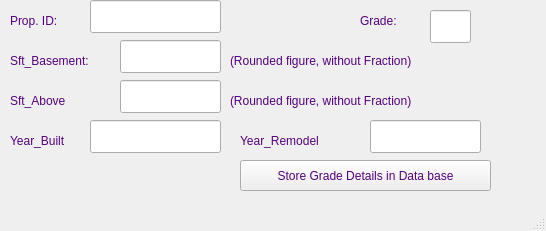
<?xml version="1.0" encoding="UTF-8"?>
<ui version="4.0">
 <class>MainWindow</class>
 <widget class="QMainWindow" name="MainWindow">
  <property name="geometry">
   <rect>
    <x>0</x>
    <y>0</y>
    <width>546</width>
    <height>231</height>
   </rect>
  </property>
  <property name="windowTitle">
   <string>Property Grade Details</string>
  </property>
  <property name="styleSheet">
   <string notr="true">color: rgb(85, 0, 127);
font: 75 12pt &quot;MS Shell Dlg 2&quot;;</string>
  </property>
  <widget class="QWidget" name="centralwidget">
   <widget class="QLabel" name="label">
    <property name="geometry">
     <rect>
      <x>10</x>
      <y>130</y>
      <width>71</width>
      <height>21</height>
     </rect>
    </property>
    <property name="text">
     <string>Year_Built</string>
    </property>
   </widget>
   <widget class="QLineEdit" name="lineEdit">
    <property name="geometry">
     <rect>
      <x>90</x>
      <y>120</y>
      <width>131</width>
      <height>33</height>
     </rect>
    </property>
   </widget>
   <widget class="QPushButton" name="pushButton">
    <property name="geometry">
     <rect>
      <x>240</x>
      <y>160</y>
      <width>251</width>
      <height>31</height>
     </rect>
    </property>
    <property name="text">
     <string>Store Grade Details in Data base</string>
    </property>
   </widget>
   <widget class="QLineEdit" name="lineEdit_3">
    <property name="geometry">
     <rect>
      <x>90</x>
      <y>0</y>
      <width>131</width>
      <height>33</height>
     </rect>
    </property>
   </widget>
   <widget class="QLineEdit" name="lineEdit_4">
    <property name="geometry">
     <rect>
      <x>430</x>
      <y>10</y>
      <width>41</width>
      <height>33</height>
     </rect>
    </property>
   </widget>
   <widget class="QLineEdit" name="lineEdit_5">
    <property name="geometry">
     <rect>
      <x>120</x>
      <y>40</y>
      <width>101</width>
      <height>33</height>
     </rect>
    </property>
   </widget>
   <widget class="QLineEdit" name="lineEdit_6">
    <property name="geometry">
     <rect>
      <x>120</x>
      <y>80</y>
      <width>101</width>
      <height>33</height>
     </rect>
    </property>
   </widget>
   <widget class="QLabel" name="label_3">
    <property name="geometry">
     <rect>
      <x>10</x>
      <y>10</y>
      <width>81</width>
      <height>21</height>
     </rect>
    </property>
    <property name="text">
     <string>Prop. ID:</string>
    </property>
   </widget>
   <widget class="QLabel" name="label_4">
    <property name="geometry">
     <rect>
      <x>360</x>
      <y>10</y>
      <width>61</width>
      <height>21</height>
     </rect>
    </property>
    <property name="text">
     <string>Grade:</string>
    </property>
   </widget>
   <widget class="QLabel" name="label_5">
    <property name="geometry">
     <rect>
      <x>10</x>
      <y>90</y>
      <width>101</width>
      <height>21</height>
     </rect>
    </property>
    <property name="text">
     <string>Sft_Above</string>
    </property>
   </widget>
   <widget class="QLabel" name="label_6">
    <property name="geometry">
     <rect>
      <x>10</x>
      <y>50</y>
      <width>111</width>
      <height>21</height>
     </rect>
    </property>
    <property name="text">
     <string>Sft_Basement:</string>
    </property>
   </widget>
   <widget class="QLabel" name="label_7">
    <property name="geometry">
     <rect>
      <x>230</x>
      <y>50</y>
      <width>251</width>
      <height>21</height>
     </rect>
    </property>
    <property name="text">
     <string>(Rounded figure, without Fraction)</string>
    </property>
   </widget>
   <widget class="QLabel" name="label_8">
    <property name="geometry">
     <rect>
      <x>240</x>
      <y>90</y>
      <width>201</width>
      <height>21</height>
     </rect>
    </property>
    <property name="text">
     <string/>
    </property>
   </widget>
   <widget class="QLabel" name="label_9">
    <property name="geometry">
     <rect>
      <x>230</x>
      <y>90</y>
      <width>251</width>
      <height>21</height>
     </rect>
    </property>
    <property name="text">
     <string>(Rounded figure, without Fraction)</string>
    </property>
   </widget>
   <widget class="QLabel" name="label_2">
    <property name="geometry">
     <rect>
      <x>240</x>
      <y>130</y>
      <width>111</width>
      <height>21</height>
     </rect>
    </property>
    <property name="text">
     <string>Year_Remodel</string>
    </property>
   </widget>
   <widget class="QLineEdit" name="lineEdit_2">
    <property name="geometry">
     <rect>
      <x>370</x>
      <y>120</y>
      <width>111</width>
      <height>33</height>
     </rect>
    </property>
   </widget>
  </widget>
  <widget class="QStatusBar" name="statusbar"/>
 </widget>
 <resources/>
 <connections/>
</ui>
